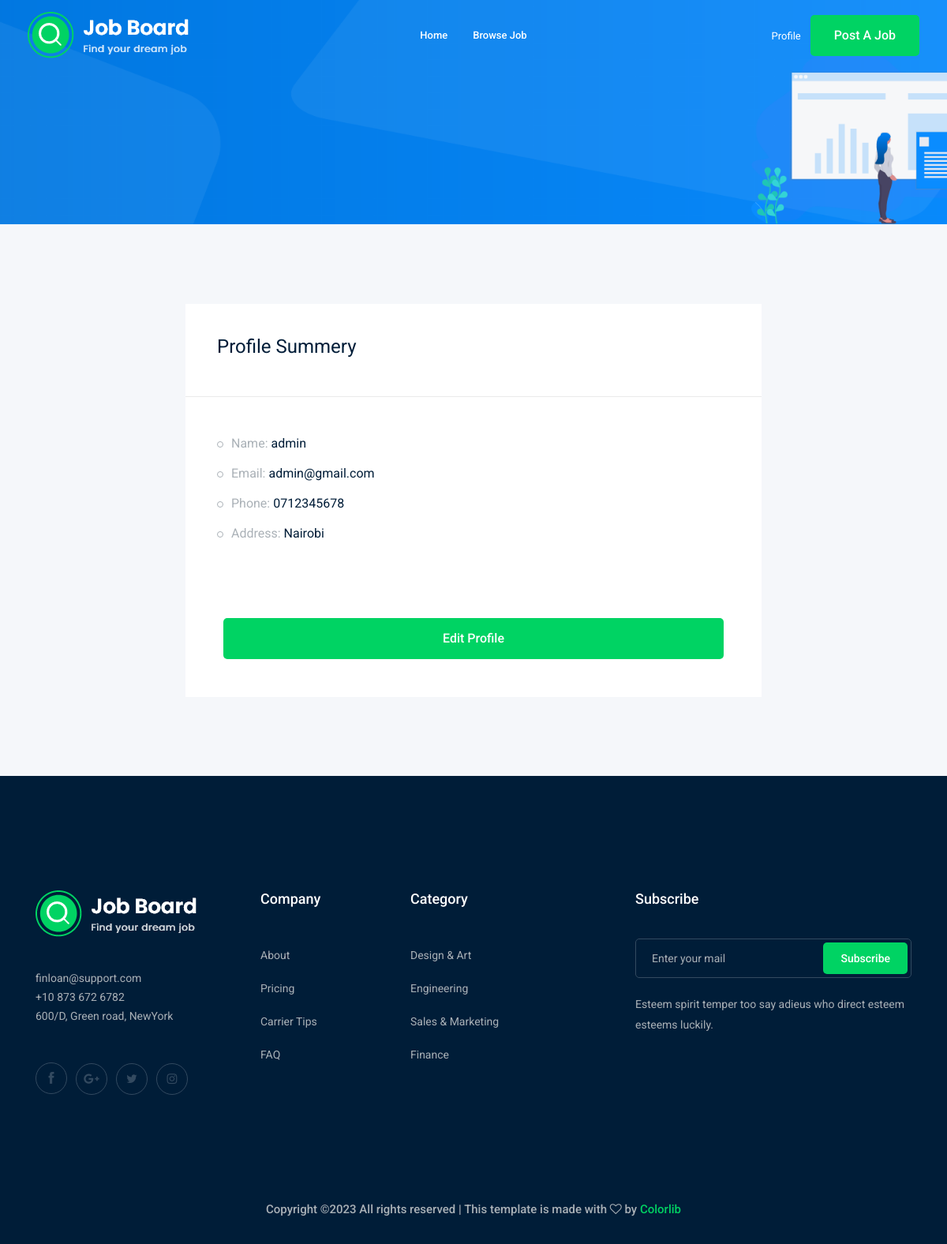
The app's page /accounts/profile (signed in), older data.
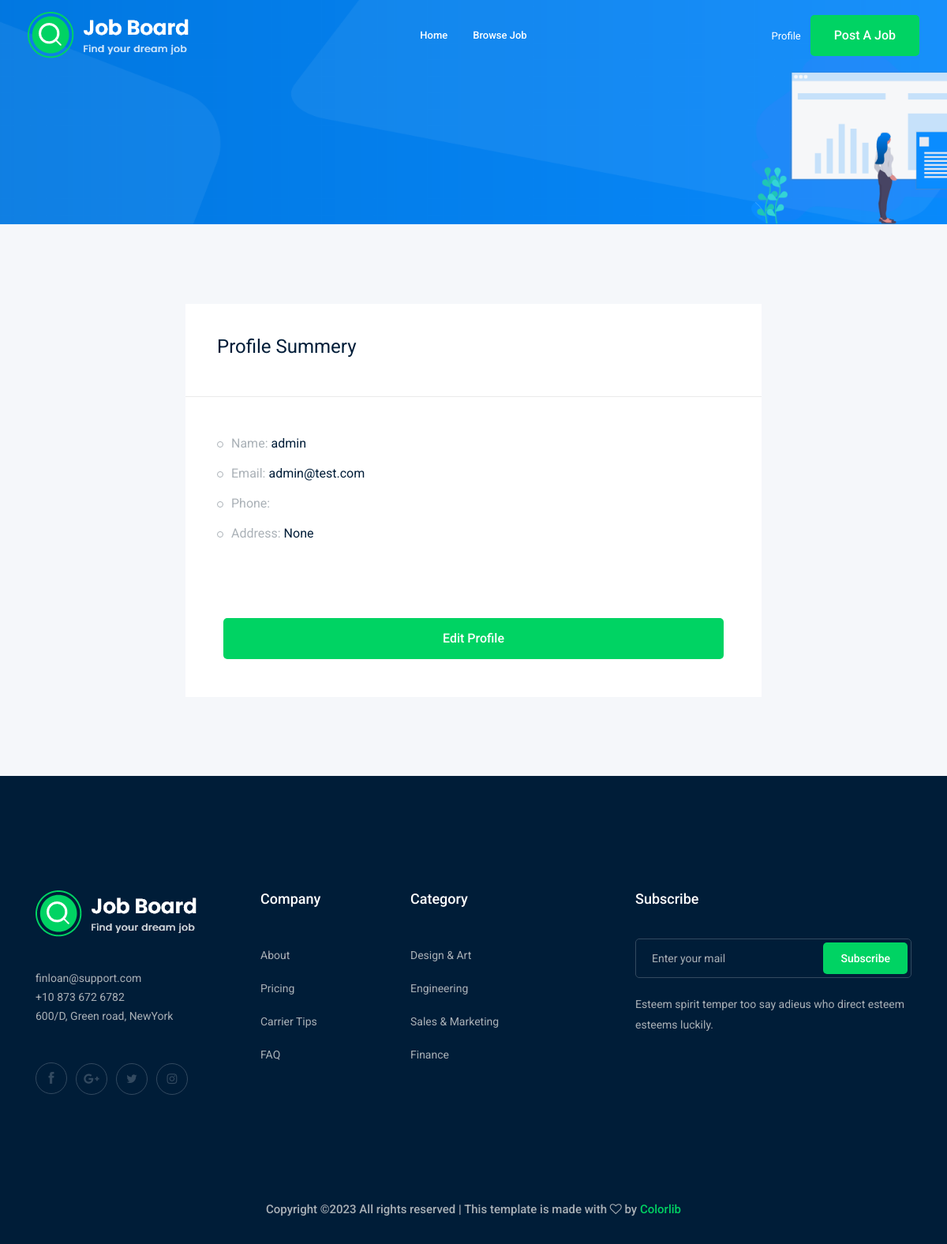
The same page, newer data.
### accounts/models.py (models this page shows)
class Profile(models.Model):
    user = models.OneToOneField(User, on_delete=models.CASCADE)
    city = models.ForeignKey('City', related_name='user_city', on_delete=models.CASCADE , blank=True, null=True)
    phone_number = models.CharField(max_length=15)
    image  = models.ImageField(upload_to='profile/')
    class Meta:
        verbose_name = _("profile")
        verbose_name_plural = _("profiles")
    def __str__(self):
        return str(self.user)

class City(models.Model):
    name = models.CharField(max_length=30)
    class Meta:
        verbose_name = _("city")
        verbose_name_plural = _("cities")
    def __str__(self):
        return self.name

### accounts/views.py (the view)
# urls.py: path('profile',views.profile , name='profile'),
def profile(request):
    profile = Profile.objects.get(user=request.user) #OOP
    return render(request,'accounts/profile.html',{'profile': profile})

### accounts/templates/accounts/profile.html (shortened to what this page needs)
{% extends 'base.html' %}
{% load bootstrap4 %}
{% block body %}
    <div class="bradcam_area bradcam_bg_1">
        <div class="container">
            <div class="row">
                <div class="col-xl-12">
                </div>
            </div>
        </div>
    </div>
    <div class="job_details_area">
        <div class="container">
            <div class="row">
                <div class="col-lg-8 mx-auto">
                    <div class="job_sumary">
                        <div class="summery_header">
                            <h3>Profile Summery</h3>
                        </div>
                        <div class="job_content">
                            <ul>
                                <li>Name: <span>{{profile}}</span></li>
                                <li>Email: <span>{{profile.user.email}}</span></li>
                                <li>Phone: <span>{{profile.phone_number}}</span></li>
                                <li>Address: <span>{{profile.city}}</span></li>
                            </ul>
                        </div>
                        <div class="p-5">
                            <a class="boxed-btn3 w-100" href="{% url 'accounts:profile_edit' %}"> Edit Profile</a>
                        </div>
                    </div>
                </div>
            </div>
        </div>
    </div>
    {% endblock body %}

### jobsApp/templates/base.html (shortened to what this page needs)
{% load static %}
{% load bootstrap4 %}
<!doctype html>
<html class="no-js" lang="zxx">
<head>
    <link rel="stylesheet" href="{% static 'css/bootstrap.min.css' %}">
    <link rel="stylesheet" href="{% static 'css/owl.carousel.min.css' %}">
    <link rel="stylesheet" href="{% static 'css/magnific-popup.css' %}">
    <link rel="stylesheet" href="{% static 'css/font-awesome.min.css' %}">
    <link rel="stylesheet" href="{% static 'css/themify-icons.css' %}">
    <link rel="stylesheet" href="{% static 'css/nice-select.css' %}">
    <link rel="stylesheet" href="{% static 'css/flaticon.css' %}">
    <link rel="stylesheet" href="{% static 'css/jquery-ui.css' %}">
    <link rel="stylesheet" href="{% static 'css/gijgo.css' %}">
    <link rel="stylesheet" href="{% static 'css/animate.min.css' %}">
    <link rel="stylesheet" href="{% static 'css/slicknav.css' %}">
    <link rel="stylesheet" href="{% static 'css/style.css' %}">
</head>
<body>
    {% include '__header.html'%}
    {% block body %}
    {% endblock body %}
    {% include '__footer.html' %}
</body>
</html>

### jobsApp/templates/__header.html (shortened to what this page needs)
{% load static %}
<header>
    <div class="header-area ">
        <div id="sticky-header" class="main-header-area">
            <div class="container-fluid ">
                <div class="header_bottom_border">
                    <div class="row align-items-center">
                        <div class="col-xl-3 col-lg-2">
                            <div class="logo">
                                <a href="index.html">
                                    <img src="img/logo.png" alt="">
                                </a>
                            </div>
                        </div>
                        <div class="col-xl-6 col-lg-7">
                            <div class="main-menu  d-none d-lg-block">
                                <nav>
                                    <ul id="navigation">
                                        <li><a href="/">home</a></li>
                                        <li><a href="{% url 'jobs:job-list' %}">Browse Job</a></li>
                                    </ul>
                                </nav>
                            </div>
                        </div>
                        <div class="col-xl-3 col-lg-3 d-none d-lg-block">
                            <div class="Appointment">
                                {% if request.user.is_authenticated %}
                                <div class="phone_num d-none d-xl-block">
                                    <a href="{% url 'accounts:profile' %}">Profile</a>
                                </div>
                                {% else %}
                                    <div class="phone_num d-none d-xl-block">
                                        <a href="{% url 'login' %}">Log in</a>
                                    </div>
                                {% endif %}
                                <div class="d-none d-lg-block">
                                    <a class="boxed-btn3" href="{% url 'jobs:add-job' %}">Post a Job</a>
                                </div>
                            </div>
                        </div>
                        <div class="col-12">
                        </div>
                    </div>
                </div>
            </div>
        </div>
    </div>
</header>

### jobsApp/templates/__footer.html (shortened to what this page needs)
{% load static %}
<footer class="footer">
    <div class="footer_top">
        <div class="container">
            <div class="row">
                <div class="col-xl-3 col-md-6 col-lg-3">
                    <div class="footer_widget wow fadeInUp" data-wow-duration="1s" data-wow-delay=".3s">
                        <div class="footer_logo">
                            <a href="#">
                                <img src="img/logo.png" alt="">
                            </a>
                        </div>
                        <p>
                            finloan@support.com <br>
                            +10 873 672 6782 <br>
                            600/D, Green road, NewYork
                        </p>
                        <div class="socail_links">
                            <ul>
                                <li>
                                    <a href="#">
                                        <i class="ti-facebook"></i>
                                    </a>
                                </li>
                                <li>
                                    <a href="#">
                                        <i class="fa fa-google-plus"></i>
                                    </a>
                                </li>
                                <li>
                                    <a href="#">
                                        <i class="fa fa-twitter"></i>
                                    </a>
                                </li>
                                <li>
                                    <a href="#">
                                        <i class="fa fa-instagram"></i>
                                    </a>
                                </li>
                            </ul>
                        </div>
                    </div>
                </div>
                <div class="col-xl-2 col-md-6 col-lg-2">
                    <div class="footer_widget wow fadeInUp" data-wow-duration="1.1s" data-wow-delay=".4s">
                        <h3 class="footer_title">
                            Company
                        </h3>
                        <ul>
                            <li><a href="#">About </a></li>
                            <li><a href="#"> Pricing</a></li>
                            <li><a href="#">Carrier Tips</a></li>
                            <li><a href="#">FAQ</a></li>
                        </ul>
                    </div>
                </div>
                <div class="col-xl-3 col-md-6 col-lg-3">
                    <div class="footer_widget wow fadeInUp" data-wow-duration="1.2s" data-wow-delay=".5s">
                        <h3 class="footer_title">
                            Category
                        </h3>
                        <ul>
                            <li><a href="#">Design & Art</a></li>
                            <li><a href="#">Engineering</a></li>
                            <li><a href="#">Sales & Marketing</a></li>
                            <li><a href="#">Finance</a></li>
                        </ul>
                    </div>
                </div>
                <div class="col-xl-4 col-md-6 col-lg-4">
                    <div class="footer_widget wow fadeInUp" data-wow-duration="1.3s" data-wow-delay=".6s">
                        <h3 class="footer_title">
                            Subscribe
                        </h3>
                        <form action="#" class="newsletter_form">
                            <input type="text" placeholder="Enter your mail">
                            <button type="submit">Subscribe</button>
                        </form>
                        <p class="newsletter_text">Esteem spirit temper too say adieus who direct esteem esteems
                            luckily.</p>
                    </div>
                </div>
            </div>
        </div>
    </div>
    <div class="copy-right_text wow fadeInUp" data-wow-duration="1.4s" data-wow-delay=".3s">
        <div class="container">
            <div class="row">
                <div class="col-xl-12">
                    <p class="copy_right text-center">
Copyright &copy;<script>document.write(new Date().getFullYear());</script> All rights reserved | This template is made with <i class="fa fa-heart-o" aria-hidden="true"></i> by <a href="https://colorlib.com" target="_blank">Colorlib</a>
                    </p>
                </div>
            </div>
        </div>
    </div>
</footer>

Row changes from the older to the newer data that the page shows:
changed Profile "admin": user.email "admin@gmail.com" → "admin@test.com"; city "Nairobi" → "None"; phone_number "0712345678" → (not shown)
